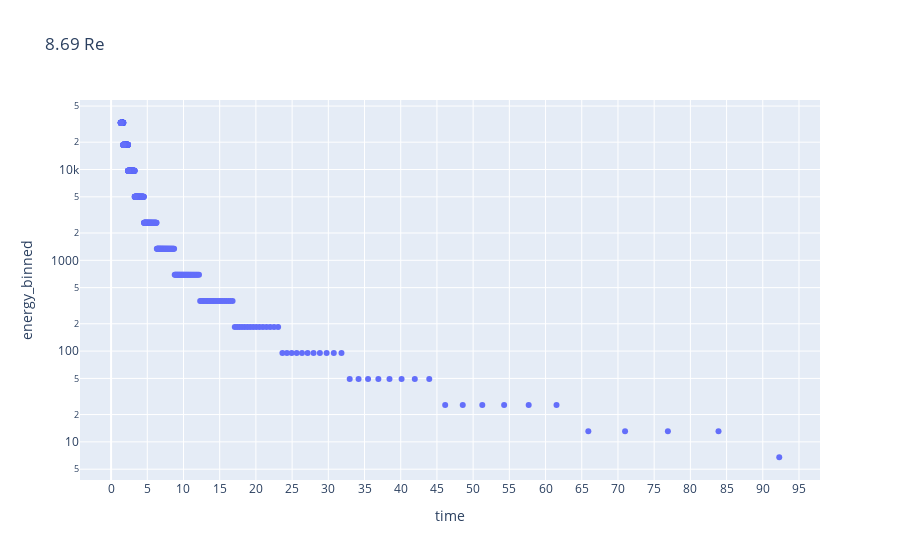
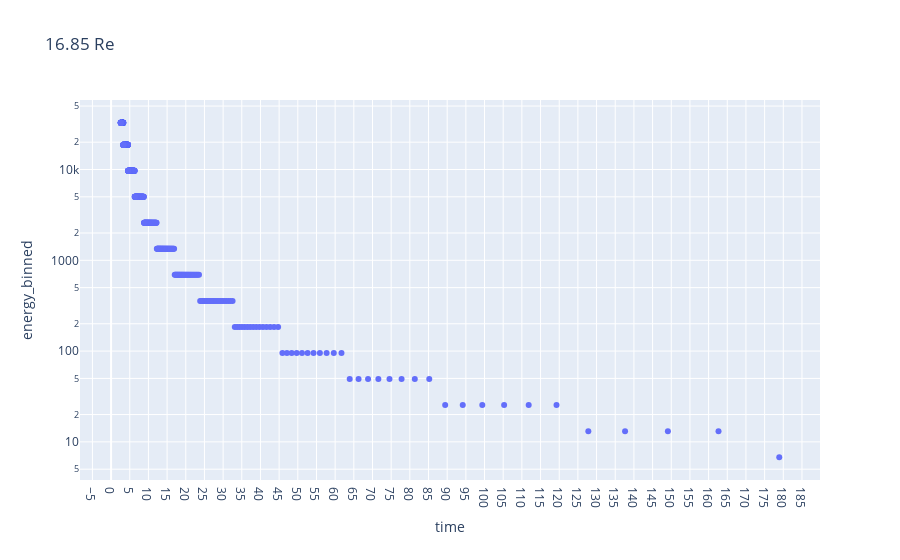

The notebook cell saved with these charts, in order:
### Code cell
target_distances = [8.69,16.85]
for target_distance in target_distances:
    index = result['distance_Re'] == target_distance
    
    fig = px.scatter(result.loc[index,:], x="time", y="energy_binned", log_y=True
                     , title= str(target_distance)+' Re')
    fig.update_xaxes(dtick=5)
    fig.show()

### Figure 1 — Plotly figure (JSON) as saved in the notebook; plotly's stock layout.template omitted (floating-point values rounded to 4 significant figures; data arrays with more than 128 entries replaced by an {"elided": "..."} marker saying what was removed)
{"data": [{"hovertemplate": "time=%{x}<br>energy_binned=%{y}<extra></extra>", "legendgroup": "", "marker": {"color": "#636efa", "symbol": "circle"}, "mode": "markers", "name": "", "orientation": "v", "showlegend": false, "type": "scatter", "x": {"elided": "682 float values"}, "xaxis": "x", "y": {"elided": "682 float values"}, "yaxis": "y"}], "layout": {"legend": {"tracegroupgap": 0}, "title": {"text": "8.69 Re"}, "xaxis": {"anchor": "y", "domain": [0, 1], "dtick": 5, "title": {"text": "time"}}, "yaxis": {"anchor": "x", "domain": [0, 1], "title": {"text": "energy_binned"}, "type": "log"}}}

### Figure 2 — Plotly figure (JSON) as saved in the notebook; plotly's stock layout.template omitted (floating-point values rounded to 4 significant figures; data arrays with more than 128 entries replaced by an {"elided": "..."} marker saying what was removed)
{"data": [{"hovertemplate": "time=%{x}<br>energy_binned=%{y}<extra></extra>", "legendgroup": "", "marker": {"color": "#636efa", "symbol": "circle"}, "mode": "markers", "name": "", "orientation": "v", "showlegend": false, "type": "scatter", "x": {"elided": "682 float values"}, "xaxis": "x", "y": {"elided": "682 float values"}, "yaxis": "y"}], "layout": {"legend": {"tracegroupgap": 0}, "title": {"text": "16.85 Re"}, "xaxis": {"anchor": "y", "domain": [0, 1], "dtick": 5, "title": {"text": "time"}}, "yaxis": {"anchor": "x", "domain": [0, 1], "title": {"text": "energy_binned"}, "type": "log"}}}
